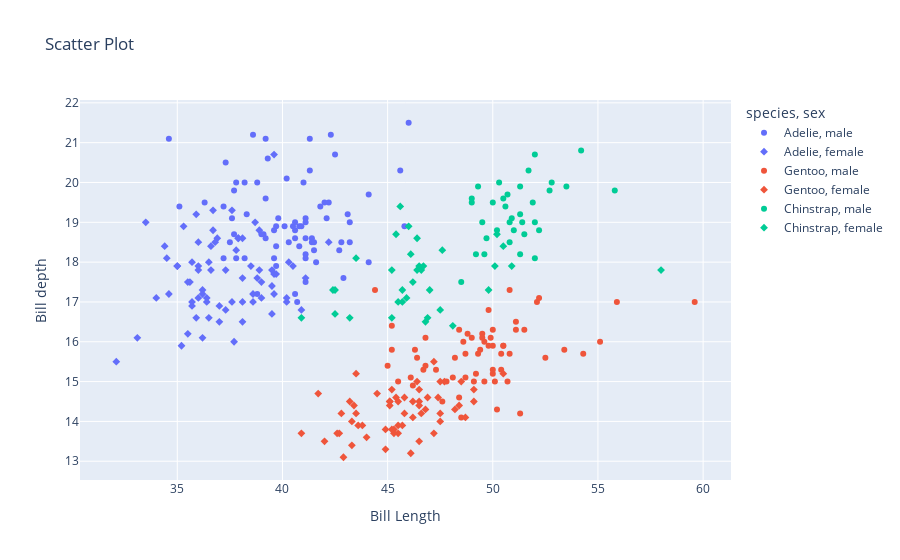

Notebook code for this chart:
### Markdown cell above
# Scatter Plot

### Code cell
fig = px.scatter(df, x='bill_length_mm', y='bill_depth_mm', 
                 labels={"bill_length_mm":"Bill Length", "bill_depth_mm":"Bill depth"},
                title="Scatter Plot",
                color="species",
                symbol="sex",
                hover_data=["year", "island"])
fig.show()

### Figure 1 — Plotly figure (JSON) as saved in the notebook; plotly's stock layout.template omitted (floating-point values rounded to 4 significant figures; data arrays with more than 128 entries replaced by an {"elided": "..."} marker saying what was removed)
{"data": [{"customdata": {"elided": "73x2 mixed values"}, "hovertemplate": "species=Adelie<br>sex=male<br>Bill Length=%{x}<br>Bill depth=%{y}<br>year=%{customdata[0]}<br>island=%{customdata[1]}<extra></extra>", "legendgroup": "Adelie, male", "marker": {"color": "#636efa", "symbol": "circle"}, "mode": "markers", "name": "Adelie, male", "orientation": "v", "showlegend": true, "type": "scatter", "x": [39.1, 39.3, 39.2, 38.6, 34.6, 42.5, 46, 37.7, 38.2, 38.8, 40.6, 40.5, 37.2, 40.9, 39.2, 38.8, 39.8, 40.8, 44.1, 39.6, 41.1, 42.3, 40.1, 42, 41.4, 40.6, 37.6, 41.3, 41.1, 41.6, 41.1, 41.8, 39.7, 45.8, 42.8, 37.2, 42.1, 42.9, 35.1, 41.3, 36.3, 38.3, 41.1, 39.6, 40.8, 40.3, 43.2, 41, 37.8, 39.7, 38.2, 43.2, 45.6, 42.2, 42.7, 37.3, 41.1, 37.7, 41.4, 40.6, 41.5, 44.1, 43.1, 37.5, 41.1, 40.2, 39.7, 40.6, 40.7, 39, 39.2, 37.8, 41.5], "xaxis": "x", "y": [18.7, 20.6, 19.6, 21.2, 21.1, 20.7, 21.5, 18.7, 18.1, 17.2, 18.6, 18.9, 18.1, 18.9, 21.1, 20, 19.1, 18.4, 19.7, 18.8, 19, 21.2, 18.9, 19.5, 18.6, 18.8, 19.1, 21.1, 18.2, 18, 19.1, 19.4, 18.4, 18.9, 18.5, 19.4, 19.1, 17.6, 19.4, 20.3, 19.5, 19.2, 18.1, 18.1, 18.9, 18.5, 18.5, 20, 20, 18.9, 20, 19, 20.3, 19.5, 18.3, 20.5, 18.6, 19.8, 18.5, 19, 18.3, 18, 19.2, 18.5, 17.5, 20.1, 17.9, 17.2, 17, 18.7, 18.6, 18.1, 18.5], "yaxis": "y"}, {"customdata": {"elided": "73x2 mixed values"}, "hovertemplate": "species=Adelie<br>sex=female<br>Bill Length=%{x}<br>Bill depth=%{y}<br>year=%{customdata[0]}<br>island=%{customdata[1]}<extra></extra>", "legendgroup": "Adelie, female", "marker": {"color": "#636efa", "symbol": "diamond"}, "mode": "markers", "name": "Adelie, female", "orientation": "v", "showlegend": true, "type": "scatter", "x": [39.5, 40.3, 36.7, 38.9, 41.1, 36.6, 38.7, 34.4, 37.8, 35.9, 35.3, 40.5, 37.9, 39.5, 39.5, 36.4, 42.2, 37.6, 36.5, 36, 37, 36, 39.6, 35, 34.5, 39, 36.5, 35.7, 37.6, 36.4, 35.5, 35.9, 33.5, 39.6, 35.5, 40.9, 36.2, 34.6, 36.7, 37.3, 36.9, 38.9, 35.7, 34, 36.2, 38.1, 33.1, 35, 37.7, 37.9, 38.6, 38.1, 38.1, 39.7, 39.6, 38.6, 35.7, 36.2, 40.2, 35.2, 38.8, 39, 38.5, 36.8, 38.1, 35.6, 37, 40.2, 32.1, 37.3, 36.6, 36, 36], "xaxis": "x", "y": [17.4, 18, 19.3, 17.8, 17.6, 17.8, 19, 18.4, 18.3, 19.2, 18.9, 17.9, 18.6, 16.7, 17.8, 17, 18.5, 19.3, 18, 18.5, 16.9, 17.9, 17.7, 17.9, 18.1, 17.5, 16.6, 16.9, 17, 17.1, 16.2, 16.6, 19, 17.2, 17.5, 16.8, 16.1, 17.2, 18.8, 17.8, 18.6, 18.8, 18, 17.1, 17.3, 18.6, 16.1, 17.9, 16, 18.6, 17.2, 17, 16.5, 17.7, 20.7, 17, 17, 17.2, 17, 15.9, 17.6, 17.1, 17.9, 18.5, 17.6, 17.5, 16.5, 17.1, 15.5, 16.8, 18.4, 17.8, 17.1], "yaxis": "y"}, {"customdata": [[2007, "Biscoe"], [2007, "Biscoe"], [2007, "Biscoe"], [2007, "Biscoe"], [2007, "Biscoe"], [2007, "Biscoe"], [2007, "Biscoe"], [2007, "Biscoe"], [2007, "Biscoe"], [2007, "Biscoe"], [2007, "Biscoe"], [2007, "Biscoe"], [2007, "Biscoe"], [2007, "Biscoe"], [2007, "Biscoe"], [2007, "Biscoe"], [2007, "Biscoe"], [2008, "Biscoe"], [2008, "Biscoe"], [2008, "Biscoe"], [2008, "Biscoe"], [2008, "Biscoe"], [2008, "Biscoe"], [2008, "Biscoe"], [2008, "Biscoe"], [2008, "Biscoe"], [2008, "Biscoe"], [2008, "Biscoe"], [2008, "Biscoe"], [2008, "Biscoe"], [2008, "Biscoe"], [2008, "Biscoe"], [2008, "Biscoe"], [2008, "Biscoe"], [2008, "Biscoe"], [2008, "Biscoe"], [2008, "Biscoe"], [2008, "Biscoe"], [2008, "Biscoe"], [2008, "Biscoe"], [2009, "Biscoe"], [2009, "Biscoe"], [2009, "Biscoe"], [2009, "Biscoe"], [2009, "Biscoe"], [2009, "Biscoe"], [2009, "Biscoe"], [2009, "Biscoe"], [2009, "Biscoe"], [2009, "Biscoe"], [2009, "Biscoe"], [2009, "Biscoe"], [2009, "Biscoe"], [2009, "Biscoe"], [2009, "Biscoe"], [2009, "Biscoe"], [2009, "Biscoe"], [2009, "Biscoe"], [2009, "Biscoe"], [2009, "Biscoe"], [2009, "Biscoe"]], "hovertemplate": "species=Gentoo<br>sex=male<br>Bill Length=%{x}<br>Bill depth=%{y}<br>year=%{customdata[0]}<br>island=%{customdata[1]}<extra></extra>", "legendgroup": "Gentoo, male", "marker": {"color": "#EF553B", "symbol": "circle"}, "mode": "markers", "name": "Gentoo, male", "orientation": "v", "showlegend": true, "type": "scatter", "x": [50, 50, 47.6, 46.7, 46.8, 49, 48.4, 49.3, 49.2, 48.7, 50.2, 46.3, 46.1, 47.8, 50, 47.3, 59.6, 48.4, 44.4, 48.7, 49.6, 49.6, 50.5, 50.5, 45.2, 48.5, 50.1, 45, 45.5, 50.4, 46.2, 54.3, 49.8, 49.5, 50.7, 46.4, 48.2, 48.6, 51.1, 45.2, 52.5, 50, 50.8, 51.3, 52.1, 52.2, 49.5, 50.8, 49.4, 51.1, 55.9, 49.1, 46.8, 53.4, 48.1, 49.8, 51.5, 55.1, 48.8, 50.4, 49.9], "xaxis": "x", "y": [16.3, 15.2, 14.5, 15.3, 15.4, 16.1, 14.6, 15.7, 15.2, 15.1, 14.3, 15.8, 15.1, 15, 15.3, 15.3, 17, 16.3, 17.3, 15.7, 16, 15, 15.9, 15.9, 15.8, 14.1, 15, 15.4, 15, 15.3, 14.9, 15.7, 16.8, 16.2, 15, 15.6, 15.6, 16, 16.3, 16.4, 15.6, 15.9, 17.3, 14.2, 17, 17.1, 16.1, 15.7, 15.8, 16.5, 17, 15, 16.1, 15.8, 15.1, 15.9, 16.3, 16, 16.2, 15.7, 16.1], "yaxis": "y"}, {"customdata": [[2007, "Biscoe"], [2007, "Biscoe"], [2007, "Biscoe"], [2007, "Biscoe"], [2007, "Biscoe"], [2007, "Biscoe"], [2007, "Biscoe"], [2007, "Biscoe"], [2007, "Biscoe"], [2007, "Biscoe"], [2007, "Biscoe"], [2007, "Biscoe"], [2007, "Biscoe"], [2007, "Biscoe"], [2007, "Biscoe"], [2007, "Biscoe"], [2008, "Biscoe"], [2008, "Biscoe"], [2008, "Biscoe"], [2008, "Biscoe"], [2008, "Biscoe"], [2008, "Biscoe"], [2008, "Biscoe"], [2008, "Biscoe"], [2008, "Biscoe"], [2008, "Biscoe"], [2008, "Biscoe"], [2008, "Biscoe"], [2008, "Biscoe"], [2008, "Biscoe"], [2008, "Biscoe"], [2008, "Biscoe"], [2008, "Biscoe"], [2008, "Biscoe"], [2008, "Biscoe"], [2008, "Biscoe"], [2008, "Biscoe"], [2008, "Biscoe"], [2009, "Biscoe"], [2009, "Biscoe"], [2009, "Biscoe"], [2009, "Biscoe"], [2009, "Biscoe"], [2009, "Biscoe"], [2009, "Biscoe"], [2009, "Biscoe"], [2009, "Biscoe"], [2009, "Biscoe"], [2009, "Biscoe"], [2009, "Biscoe"], [2009, "Biscoe"], [2009, "Biscoe"], [2009, "Biscoe"], [2009, "Biscoe"], [2009, "Biscoe"], [2009, "Biscoe"], [2009, "Biscoe"], [2009, "Biscoe"]], "hovertemplate": "species=Gentoo<br>sex=female<br>Bill Length=%{x}<br>Bill depth=%{y}<br>year=%{customdata[0]}<br>island=%{customdata[1]}<extra></extra>", "legendgroup": "Gentoo, female", "marker": {"color": "#EF553B", "symbol": "diamond"}, "mode": "markers", "name": "Gentoo, female", "orientation": "v", "showlegend": true, "type": "scatter", "x": [46.1, 48.7, 46.5, 45.4, 43.3, 40.9, 45.5, 45.8, 42, 46.2, 45.1, 46.5, 42.9, 48.2, 42.8, 45.1, 49.1, 42.6, 44, 42.7, 45.3, 43.6, 45.5, 44.9, 46.6, 45.1, 46.5, 43.8, 43.2, 45.3, 45.7, 45.8, 43.5, 47.7, 46.5, 46.4, 47.5, 45.2, 49.1, 47.4, 44.9, 43.4, 47.5, 47.5, 45.5, 44.5, 46.9, 48.4, 48.5, 47.2, 41.7, 43.3, 50.5, 43.5, 46.2, 47.2, 46.8, 45.2], "xaxis": "x", "y": [13.2, 14.1, 13.5, 14.6, 13.4, 13.7, 13.7, 14.6, 13.5, 14.5, 14.5, 14.5, 13.1, 14.3, 14.2, 14.5, 14.8, 13.7, 13.6, 13.7, 13.7, 13.9, 13.9, 13.3, 14.2, 14.4, 14.4, 13.9, 14.5, 13.8, 13.9, 14.2, 14.2, 15, 14.8, 15, 14.2, 13.8, 14.5, 14.6, 13.8, 14.4, 14, 15, 14.5, 14.7, 14.6, 14.4, 15, 15.5, 14.7, 14, 15.2, 15.2, 14.1, 13.7, 14.3, 14.8], "yaxis": "y"}, {"customdata": [[2007, "Dream"], [2007, "Dream"], [2007, "Dream"], [2007, "Dream"], [2007, "Dream"], [2007, "Dream"], [2007, "Dream"], [2007, "Dream"], [2007, "Dream"], [2007, "Dream"], [2007, "Dream"], [2007, "Dream"], [2007, "Dream"], [2008, "Dream"], [2008, "Dream"], [2008, "Dream"], [2008, "Dream"], [2008, "Dream"], [2008, "Dream"], [2008, "Dream"], [2008, "Dream"], [2008, "Dream"], [2009, "Dream"], [2009, "Dream"], [2009, "Dream"], [2009, "Dream"], [2009, "Dream"], [2009, "Dream"], [2009, "Dream"], [2009, "Dream"], [2009, "Dream"], [2009, "Dream"], [2009, "Dream"], [2009, "Dream"]], "hovertemplate": "species=Chinstrap<br>sex=male<br>Bill Length=%{x}<br>Bill depth=%{y}<br>year=%{customdata[0]}<br>island=%{customdata[1]}<extra></extra>", "legendgroup": "Chinstrap, male", "marker": {"color": "#00cc96", "symbol": "circle"}, "mode": "markers", "name": "Chinstrap, male", "orientation": "v", "showlegend": true, "type": "scatter", "x": [50, 51.3, 52.7, 51.3, 51.3, 51.7, 52, 50.5, 50.3, 49.2, 48.5, 50.6, 52, 49.5, 52.8, 54.2, 51, 49.7, 52, 53.5, 49, 50.9, 50.8, 49, 51.5, 51.4, 50.7, 52.2, 49.3, 50.2, 51.9, 55.8, 49.6, 50.8], "xaxis": "x", "y": [19.5, 19.2, 19.8, 18.2, 19.9, 20.3, 18.1, 19.6, 20, 18.2, 17.5, 19.4, 19, 19, 20, 20.8, 18.8, 18.6, 20.7, 19.9, 19.5, 19.1, 18.5, 19.6, 18.7, 19, 19.7, 18.8, 19.9, 18.8, 19.5, 19.8, 18.2, 19], "yaxis": "y"}, {"customdata": [[2007, "Dream"], [2007, "Dream"], [2007, "Dream"], [2007, "Dream"], [2007, "Dream"], [2007, "Dream"], [2007, "Dream"], [2007, "Dream"], [2007, "Dream"], [2007, "Dream"], [2007, "Dream"], [2007, "Dream"], [2007, "Dream"], [2008, "Dream"], [2008, "Dream"], [2008, "Dream"], [2008, "Dream"], [2008, "Dream"], [2008, "Dream"], [2008, "Dream"], [2008, "Dream"], [2008, "Dream"], [2009, "Dream"], [2009, "Dream"], [2009, "Dream"], [2009, "Dream"], [2009, "Dream"], [2009, "Dream"], [2009, "Dream"], [2009, "Dream"], [2009, "Dream"], [2009, "Dream"], [2009, "Dream"], [2009, "Dream"]], "hovertemplate": "species=Chinstrap<br>sex=female<br>Bill Length=%{x}<br>Bill depth=%{y}<br>year=%{customdata[0]}<br>island=%{customdata[1]}<extra></extra>", "legendgroup": "Chinstrap, female", "marker": {"color": "#00cc96", "symbol": "diamond"}, "mode": "markers", "name": "Chinstrap, female", "orientation": "v", "showlegend": true, "type": "scatter", "x": [46.5, 45.4, 45.2, 46.1, 46, 46.6, 47, 45.9, 58, 46.4, 42.4, 43.2, 46.7, 50.5, 46.4, 40.9, 42.5, 47.5, 47.6, 46.9, 46.2, 45.5, 50.9, 50.1, 49.8, 48.1, 45.7, 42.5, 45.2, 45.6, 46.8, 45.7, 43.5, 50.2], "xaxis": "x", "y": [17.9, 18.7, 17.8, 18.2, 18.9, 17.8, 17.3, 17.1, 17.8, 18.6, 17.3, 16.6, 17.9, 18.4, 17.8, 16.6, 16.7, 16.8, 18.3, 16.6, 17.5, 17, 17.9, 17.9, 17.3, 16.4, 17.3, 17.3, 16.6, 19.4, 16.5, 17, 18.1, 18.7], "yaxis": "y"}], "layout": {"legend": {"title": {"text": "species, sex"}, "tracegroupgap": 0}, "title": {"text": "Scatter Plot"}, "xaxis": {"anchor": "y", "domain": [0, 1], "title": {"text": "Bill Length"}}, "yaxis": {"anchor": "x", "domain": [0, 1], "title": {"text": "Bill depth"}}}}
